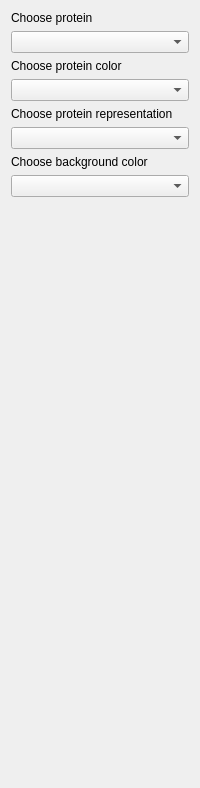
            <widget class="QWidget" name="page_7">
             <layout class="QVBoxLayout" name="verticalLayout_141">
              <item>
               <layout class="QVBoxLayout" name="verticalLayout_117">
                <item>
                 <widget class="QLabel" name="lbl_manage_choose_protein">
                  <property name="text">
                   <string>Choose protein</string>
                  </property>
                 </widget>
                </item>
                <item>
                 <widget class="QComboBox" name="box_manage_choose_protein"/>
                </item>
               </layout>
              </item>
              <item>
               <layout class="QVBoxLayout" name="verticalLayout_118">
                <item>
                 <widget class="QLabel" name="lbl_manage_choose_color">
                  <property name="text">
                   <string>Choose protein color</string>
                  </property>
                 </widget>
                </item>
                <item>
                 <widget class="QComboBox" name="box_manage_choose_color"/>
                </item>
               </layout>
              </item>
              <item>
               <layout class="QVBoxLayout" name="verticalLayout_119">
                <item>
                 <widget class="QLabel" name="lbl_manage_choose_representation">
                  <property name="text">
                   <string>Choose protein representation</string>
                  </property>
                 </widget>
                </item>
                <item>
                 <widget class="QComboBox" name="box_manage_choose_representation"/>
                </item>
               </layout>
              </item>
              <item>
               <layout class="QVBoxLayout" name="verticalLayout_120">
                <item>
                 <widget class="QLabel" name="lbl_manage_choose_bg_color">
                  <property name="text">
                   <string>Choose background color</string>
                  </property>
                 </widget>
                </item>
                <item>
                 <widget class="QComboBox" name="box_manage_choose_bg_color"/>
                </item>
               </layout>
              </item>
              <item>
               <spacer name="verticalSpacer_21">
                <property name="orientation">
                 <enum>Qt::Vertical</enum>
                </property>
                <property name="sizeHint" stdset="0">
                 <size>
                  <width>20</width>
                  <height>580</height>
                 </size>
                </property>
               </spacer>
              </item>
             </layout>
            </widget>
